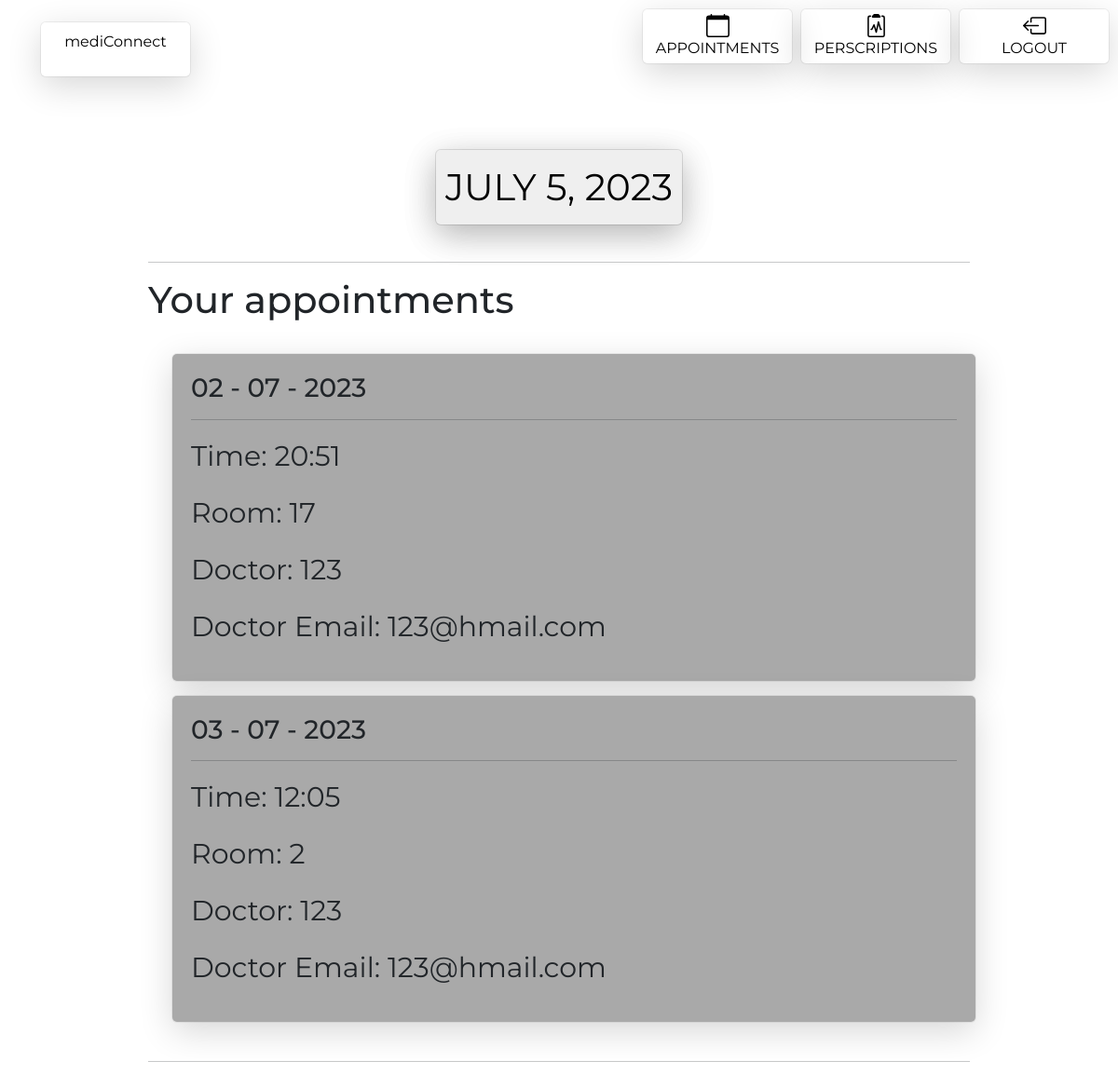
The page /appointments/ (signed in) on the database its author committed.
### main/models.py (models this page shows, shortened)
class Appointment(models.Model):
    patient = models.ForeignKey(Patient,on_delete=models.CASCADE)
    doctor = models.ForeignKey(Doctor,on_delete=models.CASCADE)
    date = models.DateTimeField()
    created_at = models.DateTimeField(auto_now_add=True)
    status = models.BooleanField(default=False)
    room = models.ForeignKey('Room',on_delete=models.CASCADE,null=True)

class Room(models.Model):
    number = models.IntegerField(validators=[
            MaxValueValidator(200),
            MinValueValidator(1)
        ])
    status = models.BooleanField(default=False)

class Doctor(models.Model):
    user = models.ForeignKey(User,on_delete=models.CASCADE)
    firstname = models.CharField(max_length=200)
    lastname = models.CharField(max_length=200)
    email = models.EmailField()

### patient_site/views.py (the view, shortened to what this page needs)
# urls.py: path('appointments/',views.AppointmentsPage.as_view(),name='appointments_page'),
class AppointmentsPage(View):
    today = datetime.date.today()
    def get(self, request):
        if not request.user.is_authenticated:
            raise PermissionDenied()
        day = datetime.date.today()
        appointments = self.get_user_appointments()
        context = {'today_date':day,'appointments':appointments}
        return render(request, 'patient_page/appointments.html', context)
    def get_user_appointments(self):
        patient = Patient.objects.get(user=self.request.user)
        appointments = Appointment.objects.filter(patient=patient)
        return appointments

### templates/patient_page/appointments.html (shortened to what this page needs)
{% extends 'patient_page/base.html' %}
{% load static %}
{% block css %}
<link rel="stylesheet" href="{% static 'patient_page/css/appointments.css' %}">
{% endblock %}
{% block content %}
<div class="appointments_container">
    <div class="upper_container">
        <div class="middle_upper">
            <form action="" method="GET">
                <button type="submit" name="start_day" id="start_day" class="day_button" ><p>{{today_date}}</p></button>
            </form>
        </div>
    </div>
    <hr>
    <h1>Your appointments</h1>
    <div class="lower_container">
        {% for appointment in appointments %}
            <div class="day appointment_booked">
                <div class="day_date">
                    <h3>{{appointment.date|date:'d - m - Y'}}</h3>
                </div>
                <hr>
                <div class="appointment">
                    <p>Time: {{ appointment.date|date:"H:i" }}</p>
                    <p>Room: {{ appointment.room.number}}</p>
                    <p>Doctor: {{ appointment.doctor.firstname }} {{data.doctor.lastname}}</p>
                    <p>Doctor Email: {{ appointment.doctor.email }}</p>
                </div>
            </div>
        {% endfor %}
    </div>
    <hr>
</div>
{% endblock %}

### static/patient_page/css/base.css (style rules this page uses)
* { margin: 0; padding: 0; box-sizing: border-box; }
body { min-height: 100vh; height: fit-content; width: 100%; font-family: 'Montserrat', sans-serif; }

### static/patient_page/css/appointments.css (style rules this page uses)
.appointments_container { width: 100%; min-height: 100vh; height: fit-content; padding: 15px; }
.upper_container { width: 100%; min-height: 8rem; height: fit-content; display: flex; justify-content: center; align-items: center; flex-wrap: wrap; }
.middle_upper { min-width: 28%; width: fit-content; display: flex; justify-content: center; align-items: center; font-size: 40px; }
.middle_upper p { border-radius: 5px; font-weight: 400; padding: 10px; width: 100%; text-align: center; box-shadow: rgba(0, 0, 0, 0.16) 0px 10px 36px 0px, rgba(0, 0, 0, 0.06) 0px 0px 0px 1px; }
.day_button { border:none; display: inline-block; text-align: center; height: 5rem; width: fit-content; text-decoration: none; color: black; text-transform: uppercase; border-radius: 5px; transition: 0.3s ease-in-out; box-shadow: rgba(0, 0, 0, 0.16) 0px 10px 36px 0px, rgba(0, 0, 0, 0.06) 0px 0px 0px 1px; }
.lower_container { min-height: 10rem; height: fit-content; padding: 10px; }
.day { width: 100%; height: 6rem; background-color: white; margin: 1rem; padding: 10px; border-radius: 5px; box-shadow: rgba(0, 0, 0, 0.16) 0px 10px 36px 0px, rgba(0, 0, 0, 0.06) 0px 0px 0px 1px; }
.appointment_booked { min-height: 16rem; height: fit-content; background-color: #A9A9A9; transition: 0.4s ease-in-out; padding: 20px; }
.appointment { font-size: 30px; }

### rows shown on the page
Appointment: date "02 - 07 - 2023", date "20:51", room.number "17", doctor.firstname "123", doctor.email "123@hmail.com"
Appointment: date "03 - 07 - 2023", date "12:05", room.number "2", doctor.firstname "123", doctor.email "123@hmail.com"
